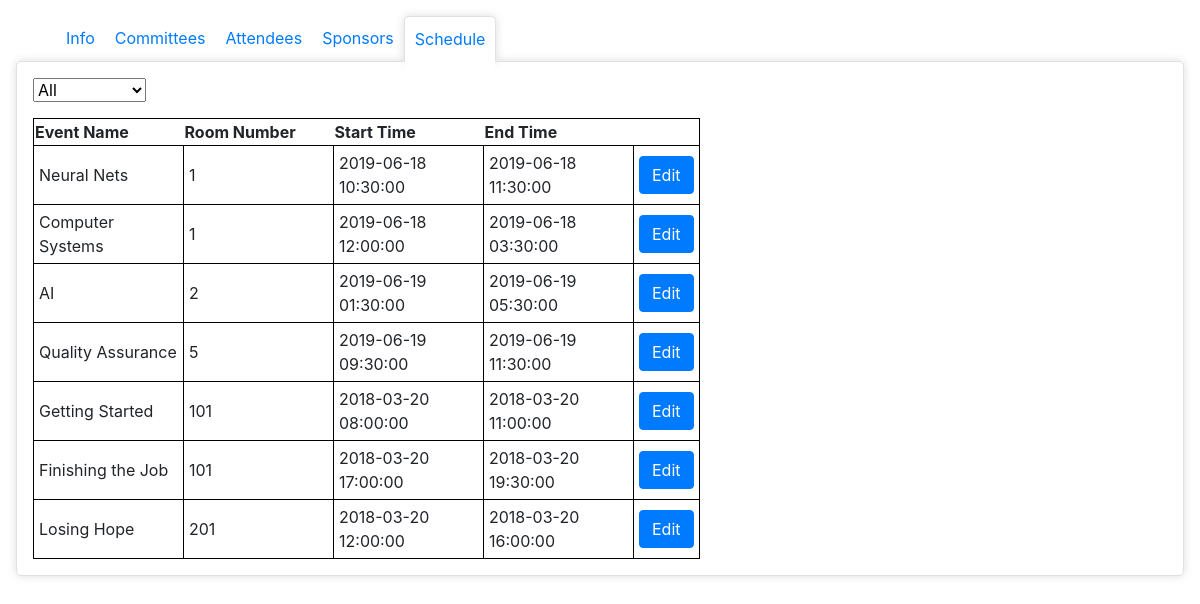
Screenshot of /schedule/schedule.php with the database file from the repository.
### tables this page shows
CREATE TABLE `session` (
	`name` VARCHAR(30),
	`room` INT NOT NULL,
	`start_time` DATETIME NOT NULL,
	`end_time` DATETIME NOT NULL,
	INDEX (`start_time`),
	PRIMARY KEY (`room`,`start_time`)
);

### util/DBController.php (called while the page is built, shortened)
<?php
class DBController {
    private $host = "localhost";
    private $username = "root";
    private $dbname = "conference";
    private $conn;
    function __construct() {
	$this->conn = $this->connectDB();
    }
    function connectDB() {
	$conn = new PDO("mysql:host=$this->host;dbname=$this->dbname", $this->username);
        return $conn;
    }
    function runQuery($query) {
	$statement = $this->conn->prepare($query);
	$statement->execute();
	return $statement->fetchAll(PDO::FETCH_ASSOC);
    }
}
?>

### schedule/PrintScheduleTable.php (the view, shortened to what this page needs)
<?php
    function printScheduleTable($values){
        $headers = ['Event Name', 'Room Number', 'Start Time', 'End Time', ' '];
        echo "<table style='border: solid 1px black;'>";
        foreach($headers as $header){
            echo "<th>$header</th>";
        }
        foreach ($values as $row) {
            echo "<tr>";
            foreach ($row as $stmt){
                echo '<td style="width:150px;border:1px solid black;">'.$stmt."</td>";
            }
            $room = $row['room'];
            $startTime = $row['start_time'];
            $endTime = $row['end_time'];
            $functionCall = "editSchedule(". $room .", '" . $startTime."', '". $endTime ."')";
            echo '<td>'.'<button id="edit" type="button" class="btn btn-primary" onclick="'.$functionCall.'">Edit</button>'."</td>";
            echo "</tr>";
        }
        echo "</table>";
    }
?>

### css/style.css (style rules this page uses)
html { height: 100%; width: 100%; }
body { padding: 16px; }
table { border: 1px solid black; margin-top: 16px; }
td { border: 1px solid black; padding: 5px; }

### rows the page displays
session: name "Neural Nets", room "1", start_time "2019-06-18 10:30:00", end_time "2019-06-18 11:30:00"
session: name "Computer Systems", room "1", start_time "2019-06-18 12:00:00", end_time "2019-06-18 03:30:00"
session: name "AI", room "2", start_time "2019-06-19 01:30:00", end_time "2019-06-19 05:30:00"
session: name "Quality Assurance", room "5", start_time "2019-06-19 09:30:00", end_time "2019-06-19 11:30:00"
session: name "Getting Started", room "101", start_time "2018-03-20 08:00:00", end_time "2018-03-20 11:00:00"
session: name "Finishing the Job", room "101", start_time "2018-03-20 17:00:00", end_time "2018-03-20 19:30:00"
session: name "Losing Hope", room "201", start_time "2018-03-20 12:00:00", end_time "2018-03-20 16:00:00"

### other values shown
$header "Event Name"
$header "Room Number"
$header "Start Time"
$header "End Time"
